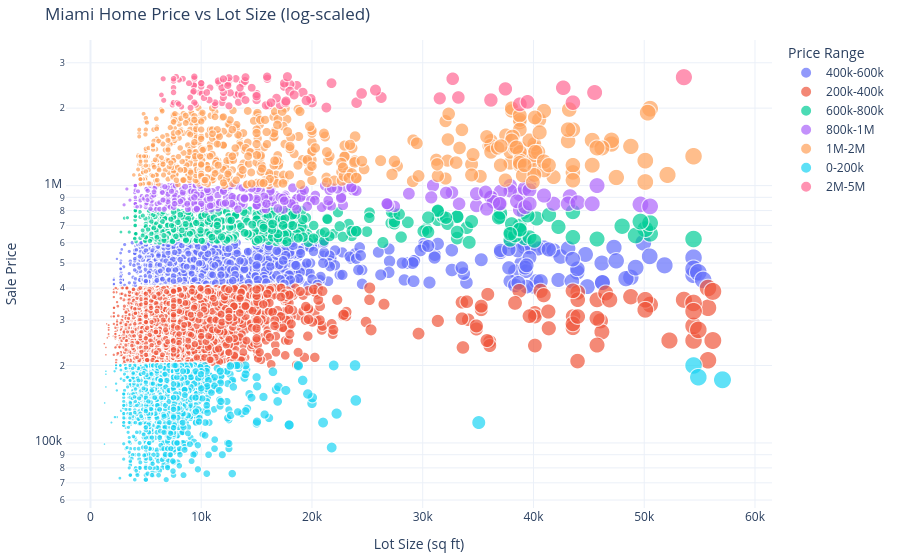

Here is the notebook cell this chart was saved with:
### Code cell
# Use a log-scaled y-axis and bubble sizing so the expensive homes stand out without flattening the smaller ones
fig2 = px.scatter(
    miami_data,
    x="LND_SQFOOT",
    y="SALE_PRC",
    color="PRICE_RANGE",
    size="LND_SQFOOT",
    size_max=18,
    opacity=0.7,
    log_y=True,
    color_discrete_sequence=px.colors.qualitative.Plotly,
    hover_name="SALE_PRC",
    hover_data=["LND_SQFOOT", "PRICE_RANGE"],
    title="Miami Home Price vs Lot Size (log-scaled)"
)
fig2.update_layout(
    template="plotly_white",
    xaxis_title="Lot Size (sq ft)",
    yaxis_title="Sale Price",
    legend_title="Price Range",
    margin={"r": 10, "t": 40, "l": 10, "b": 10}
)
fig2.show()

### Figure 1 — Plotly figure (JSON) as saved in the notebook; plotly's stock layout.template omitted (floating-point values rounded to 4 significant figures; data arrays with more than 128 entries replaced by an {"elided": "..."} marker saying what was removed)
{"data": [{"customdata": {"elided": "2127x1 str values"}, "hovertemplate": "<b>%{hovertext}</b><br><br>PRICE_RANGE=%{customdata[0]}<br>LND_SQFOOT=%{marker.size}<br>SALE_PRC=%{y}<extra></extra>", "hovertext": {"elided": "2127 int values"}, "legendgroup": "400k-600k", "marker": {"color": "#636EFA", "opacity": 0.7, "size": {"elided": "2127 int values"}, "sizemode": "area", "sizeref": 176.1, "symbol": "circle"}, "mode": "markers", "name": "400k-600k", "showlegend": true, "type": "scattergl", "x": {"elided": "2127 int values"}, "xaxis": "x", "y": {"elided": "2127 int values"}, "yaxis": "y"}, {"customdata": {"elided": "7781x1 str values"}, "hovertemplate": "<b>%{hovertext}</b><br><br>PRICE_RANGE=%{customdata[0]}<br>LND_SQFOOT=%{marker.size}<br>SALE_PRC=%{y}<extra></extra>", "hovertext": {"elided": "7781 int values"}, "legendgroup": "200k-400k", "marker": {"color": "#EF553B", "opacity": 0.7, "size": {"elided": "7781 int values"}, "sizemode": "area", "sizeref": 176.1, "symbol": "circle"}, "mode": "markers", "name": "200k-400k", "showlegend": true, "type": "scattergl", "x": {"elided": "7781 int values"}, "xaxis": "x", "y": {"elided": "7781 int values"}, "yaxis": "y"}, {"customdata": {"elided": "702x1 str values"}, "hovertemplate": "<b>%{hovertext}</b><br><br>PRICE_RANGE=%{customdata[0]}<br>LND_SQFOOT=%{marker.size}<br>SALE_PRC=%{y}<extra></extra>", "hovertext": {"elided": "702 int values"}, "legendgroup": "600k-800k", "marker": {"color": "#00CC96", "opacity": 0.7, "size": {"elided": "702 int values"}, "sizemode": "area", "sizeref": 176.1, "symbol": "circle"}, "mode": "markers", "name": "600k-800k", "showlegend": true, "type": "scattergl", "x": {"elided": "702 int values"}, "xaxis": "x", "y": {"elided": "702 int values"}, "yaxis": "y"}, {"customdata": {"elided": "386x1 str values"}, "hovertemplate": "<b>%{hovertext}</b><br><br>PRICE_RANGE=%{customdata[0]}<br>LND_SQFOOT=%{marker.size}<br>SALE_PRC=%{y}<extra></extra>", "hovertext": {"elided": "386 int values"}, "legendgroup": "800k-1M", "marker": {"color": "#AB63FA", "opacity": 0.7, "size": {"elided": "386 int values"}, "sizemode": "area", "sizeref": 176.1, "symbol": "circle"}, "mode": "markers", "name": "800k-1M", "showlegend": true, "type": "scattergl", "x": {"elided": "386 int values"}, "xaxis": "x", "y": {"elided": "386 int values"}, "yaxis": "y"}, {"customdata": {"elided": "612x1 str values"}, "hovertemplate": "<b>%{hovertext}</b><br><br>PRICE_RANGE=%{customdata[0]}<br>LND_SQFOOT=%{marker.size}<br>SALE_PRC=%{y}<extra></extra>", "hovertext": {"elided": "612 int values"}, "legendgroup": "1M-2M", "marker": {"color": "#FFA15A", "opacity": 0.7, "size": {"elided": "612 int values"}, "sizemode": "area", "sizeref": 176.1, "symbol": "circle"}, "mode": "markers", "name": "1M-2M", "showlegend": true, "type": "scattergl", "x": {"elided": "612 int values"}, "xaxis": "x", "y": {"elided": "612 int values"}, "yaxis": "y"}, {"customdata": {"elided": "2222x1 str values"}, "hovertemplate": "<b>%{hovertext}</b><br><br>PRICE_RANGE=%{customdata[0]}<br>LND_SQFOOT=%{marker.size}<br>SALE_PRC=%{y}<extra></extra>", "hovertext": {"elided": "2222 int values"}, "legendgroup": "0-200k", "marker": {"color": "#19D3F3", "opacity": 0.7, "size": {"elided": "2222 int values"}, "sizemode": "area", "sizeref": 176.1, "symbol": "circle"}, "mode": "markers", "name": "0-200k", "showlegend": true, "type": "scattergl", "x": {"elided": "2222 int values"}, "xaxis": "x", "y": {"elided": "2222 int values"}, "yaxis": "y"}, {"customdata": [["2M-5M"], ["2M-5M"], ["2M-5M"], ["2M-5M"], ["2M-5M"], ["2M-5M"], ["2M-5M"], ["2M-5M"], ["2M-5M"], ["2M-5M"], ["2M-5M"], ["2M-5M"], ["2M-5M"], ["2M-5M"], ["2M-5M"], ["2M-5M"], ["2M-5M"], ["2M-5M"], ["2M-5M"], ["2M-5M"], ["2M-5M"], ["2M-5M"], ["2M-5M"], ["2M-5M"], ["2M-5M"], ["2M-5M"], ["2M-5M"], ["2M-5M"], ["2M-5M"], ["2M-5M"], ["2M-5M"], ["2M-5M"], ["2M-5M"], ["2M-5M"], ["2M-5M"], ["2M-5M"], ["2M-5M"], ["2M-5M"], ["2M-5M"], ["2M-5M"], ["2M-5M"], ["2M-5M"], ["2M-5M"], ["2M-5M"], ["2M-5M"], ["2M-5M"], ["2M-5M"], ["2M-5M"], ["2M-5M"], ["2M-5M"], ["2M-5M"], ["2M-5M"], ["2M-5M"], ["2M-5M"], ["2M-5M"], ["2M-5M"], ["2M-5M"], ["2M-5M"], ["2M-5M"], ["2M-5M"], ["2M-5M"], ["2M-5M"], ["2M-5M"], ["2M-5M"], ["2M-5M"], ["2M-5M"], ["2M-5M"], ["2M-5M"], ["2M-5M"], ["2M-5M"], ["2M-5M"], ["2M-5M"], ["2M-5M"], ["2M-5M"], ["2M-5M"], ["2M-5M"], ["2M-5M"], ["2M-5M"], ["2M-5M"], ["2M-5M"], ["2M-5M"], ["2M-5M"], ["2M-5M"], ["2M-5M"], ["2M-5M"], ["2M-5M"], ["2M-5M"], ["2M-5M"], ["2M-5M"], ["2M-5M"], ["2M-5M"], ["2M-5M"], ["2M-5M"], ["2M-5M"], ["2M-5M"], ["2M-5M"], ["2M-5M"], ["2M-5M"], ["2M-5M"], ["2M-5M"], ["2M-5M"], ["2M-5M"]], "hovertemplate": "<b>%{hovertext}</b><br><br>PRICE_RANGE=%{customdata[0]}<br>LND_SQFOOT=%{marker.size}<br>SALE_PRC=%{y}<extra></extra>", "hovertext": [2450000, 2100000, 2600000, 2600000, 2400000, 2600000, 2650000, 2250000, 2500000, 2110000, 2061300, 2200000, 2494600, 2450000, 2450000, 2025000, 2500000, 2500000, 2600000, 2050000, 2100000, 2575000, 2400000, 2650000, 2060000, 2300000, 2065000, 2100000, 2150000, 2295000, 2425000, 2280000, 2550000, 2600000, 2300000, 2303800, 2300000, 2600000, 2510000, 2550000, 2150000, 2200000, 2188000, 2268000, 2050000, 2225000, 2425000, 2100000, 2190000, 2270000, 2200000, 2500000, 2475000, 2550000, 2325000, 2100000, 2100000, 2400000, 2550000, 2145000, 2300000, 2600000, 2041700, 2325000, 2500000, 2130000, 2500000, 2650000, 2300000, 2450000, 2250000, 2400000, 2250000, 2150000, 2200000, 2400000, 2050000, 2100000, 2637500, 2150000, 2375000, 2182500, 2070000, 2100000, 2625000, 2350000, 2599000, 2175000, 2100000, 2650000, 2010000, 2500000, 2100000, 2140000, 2280000, 2639300, 2400000, 2114600, 2250000, 2075000, 2300000, 2007000], "legendgroup": "2M-5M", "marker": {"color": "#FF6692", "opacity": 0.7, "size": [9375, 11876, 13125, 15963, 10796, 9375, 9375, 13136, 13760, 13373, 17114, 12000, 10000, 18630, 9325, 8212, 8890, 11606, 8345, 11250, 11250, 8000, 7500, 7740, 7406, 9853, 9500, 7500, 10724, 12600, 17500, 10054, 7500, 6565, 9258, 12000, 7500, 7500, 12000, 12500, 15000, 26250, 16800, 15000, 16079, 15000, 10000, 7843, 10241, 13375, 9000, 12408, 18000, 13950, 9314, 20008, 17624, 11865, 11544, 6613, 10500, 32706, 12500, 18000, 17500, 17650, 10000, 17780, 19175, 12400, 6403, 14560, 13677, 14000, 33217, 42688, 15840, 43560, 53579, 36154, 37461, 31537, 38768, 9375, 12500, 25734, 12000, 19896, 24029, 15950, 21300, 21763, 16300, 19490, 24479, 14000, 13500, 39465, 18388, 7967, 45520, 9030], "sizemode": "area", "sizeref": 176.1, "symbol": "circle"}, "mode": "markers", "name": "2M-5M", "showlegend": true, "type": "scattergl", "x": [9375, 11876, 13125, 15963, 10796, 9375, 9375, 13136, 13760, 13373, 17114, 12000, 10000, 18630, 9325, 8212, 8890, 11606, 8345, 11250, 11250, 8000, 7500, 7740, 7406, 9853, 9500, 7500, 10724, 12600, 17500, 10054, 7500, 6565, 9258, 12000, 7500, 7500, 12000, 12500, 15000, 26250, 16800, 15000, 16079, 15000, 10000, 7843, 10241, 13375, 9000, 12408, 18000, 13950, 9314, 20008, 17624, 11865, 11544, 6613, 10500, 32706, 12500, 18000, 17500, 17650, 10000, 17780, 19175, 12400, 6403, 14560, 13677, 14000, 33217, 42688, 15840, 43560, 53579, 36154, 37461, 31537, 38768, 9375, 12500, 25734, 12000, 19896, 24029, 15950, 21300, 21763, 16300, 19490, 24479, 14000, 13500, 39465, 18388, 7967, 45520, 9030], "xaxis": "x", "y": [2450000, 2100000, 2600000, 2600000, 2400000, 2600000, 2650000, 2250000, 2500000, 2110000, 2061300, 2200000, 2494600, 2450000, 2450000, 2025000, 2500000, 2500000, 2600000, 2050000, 2100000, 2575000, 2400000, 2650000, 2060000, 2300000, 2065000, 2100000, 2150000, 2295000, 2425000, 2280000, 2550000, 2600000, 2300000, 2303800, 2300000, 2600000, 2510000, 2550000, 2150000, 2200000, 2188000, 2268000, 2050000, 2225000, 2425000, 2100000, 2190000, 2270000, 2200000, 2500000, 2475000, 2550000, 2325000, 2100000, 2100000, 2400000, 2550000, 2145000, 2300000, 2600000, 2041700, 2325000, 2500000, 2130000, 2500000, 2650000, 2300000, 2450000, 2250000, 2400000, 2250000, 2150000, 2200000, 2400000, 2050000, 2100000, 2637500, 2150000, 2375000, 2182500, 2070000, 2100000, 2625000, 2350000, 2599000, 2175000, 2100000, 2650000, 2010000, 2500000, 2100000, 2140000, 2280000, 2639300, 2400000, 2114600, 2250000, 2075000, 2300000, 2007000], "yaxis": "y"}], "layout": {"legend": {"itemsizing": "constant", "title": {"text": "Price Range"}, "tracegroupgap": 0}, "margin": {"b": 10, "l": 10, "r": 10, "t": 40}, "title": {"text": "Miami Home Price vs Lot Size (log-scaled)"}, "xaxis": {"anchor": "y", "domain": [0, 1], "title": {"text": "Lot Size (sq ft)"}}, "yaxis": {"anchor": "x", "domain": [0, 1], "title": {"text": "Sale Price"}, "type": "log"}}}
